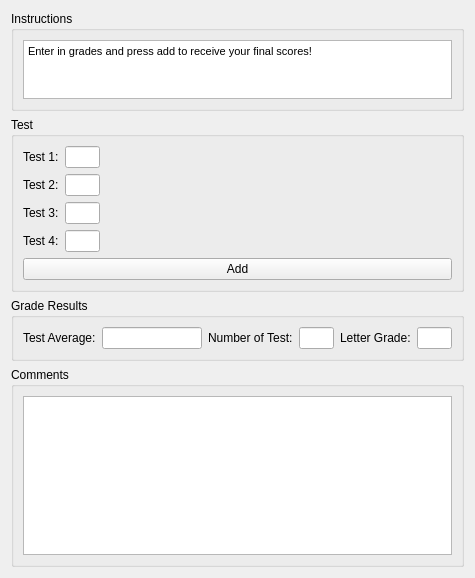
     <widget class="QWidget" name="tab_4">
      <attribute name="title">
       <string>Test</string>
      </attribute>
      <layout class="QVBoxLayout" name="verticalLayout_34">
       <item>
        <widget class="QGroupBox" name="groupBox_5">
         <property name="maximumSize">
          <size>
           <width>16777215</width>
           <height>100</height>
          </size>
         </property>
         <property name="title">
          <string>Instructions</string>
         </property>
         <layout class="QHBoxLayout" name="horizontalLayout_7">
          <item>
           <widget class="QTextEdit" name="textEdit_5">
            <property name="readOnly">
             <bool>true</bool>
            </property>
            <property name="html">
             <string>&lt;!DOCTYPE HTML PUBLIC &quot;-//W3C//DTD HTML 4.0//EN&quot; &quot;http://www.w3.org/TR/REC-html40/strict.dtd&quot;&gt;
&lt;html&gt;&lt;head&gt;&lt;meta name=&quot;qrichtext&quot; content=&quot;1&quot; /&gt;&lt;style type=&quot;text/css&quot;&gt;
p, li { white-space: pre-wrap; }
&lt;/style&gt;&lt;/head&gt;&lt;body style=&quot; font-family:'MS Shell Dlg 2'; font-size:8.25pt; font-weight:400; font-style:normal;&quot;&gt;
&lt;p style=&quot; margin-top:0px; margin-bottom:0px; margin-left:0px; margin-right:0px; -qt-block-indent:0; text-indent:0px;&quot;&gt;&lt;span style=&quot; font-size:8pt;&quot;&gt;Enter in grades and press add to receive your final scores!&lt;/span&gt;&lt;/p&gt;&lt;/body&gt;&lt;/html&gt;</string>
            </property>
           </widget>
          </item>
         </layout>
        </widget>
       </item>
       <item>
        <widget class="QGroupBox" name="groupBox_4">
         <property name="title">
          <string>Test</string>
         </property>
         <layout class="QVBoxLayout" name="verticalLayout_37">
          <item>
           <layout class="QFormLayout" name="formLayout_14">
            <item row="0" column="0">
             <layout class="QVBoxLayout" name="verticalLayout_35">
              <item>
               <widget class="QLabel" name="label_54">
                <property name="text">
                 <string>Test 1:</string>
                </property>
               </widget>
              </item>
              <item>
               <widget class="QLabel" name="label_55">
                <property name="text">
                 <string>Test 2:</string>
                </property>
               </widget>
              </item>
              <item>
               <widget class="QLabel" name="label_56">
                <property name="text">
                 <string>Test 3:</string>
                </property>
               </widget>
              </item>
              <item>
               <widget class="QLabel" name="label_57">
                <property name="text">
                 <string>Test 4:</string>
                </property>
               </widget>
              </item>
             </layout>
            </item>
            <item row="0" column="1">
             <layout class="QVBoxLayout" name="verticalLayout_36">
              <item>
               <widget class="QLineEdit" name="lineEdit_36">
                <property name="maximumSize">
                 <size>
                  <width>35</width>
                  <height>16777215</height>
                 </size>
                </property>
               </widget>
              </item>
              <item>
               <widget class="QLineEdit" name="lineEdit_37">
                <property name="maximumSize">
                 <size>
                  <width>35</width>
                  <height>16777215</height>
                 </size>
                </property>
               </widget>
              </item>
              <item>
               <widget class="QLineEdit" name="lineEdit_38">
                <property name="maximumSize">
                 <size>
                  <width>35</width>
                  <height>16777215</height>
                 </size>
                </property>
               </widget>
              </item>
              <item>
               <widget class="QLineEdit" name="lineEdit_39">
                <property name="maximumSize">
                 <size>
                  <width>35</width>
                  <height>16777215</height>
                 </size>
                </property>
               </widget>
              </item>
             </layout>
            </item>
           </layout>
          </item>
          <item>
           <widget class="QPushButton" name="addTestG">
            <property name="text">
             <string>Add</string>
            </property>
           </widget>
          </item>
         </layout>
        </widget>
       </item>
       <item>
        <widget class="QGroupBox" name="groupBox_3">
         <property name="title">
          <string>Grade Results</string>
         </property>
         <layout class="QHBoxLayout" name="horizontalLayout_8">
          <item>
           <layout class="QFormLayout" name="formLayout_15">
            <item row="0" column="0">
             <widget class="QLabel" name="label_58">
              <property name="text">
               <string>Test Average:</string>
              </property>
             </widget>
            </item>
            <item row="0" column="1">
             <widget class="QLineEdit" name="testAvg">
              <property name="maximumSize">
               <size>
                <width>100</width>
                <height>16777215</height>
               </size>
              </property>
             </widget>
            </item>
           </layout>
          </item>
          <item>
           <layout class="QFormLayout" name="formLayout_16">
            <item row="0" column="0">
             <widget class="QLabel" name="label_59">
              <property name="text">
               <string>Number of Test:</string>
              </property>
             </widget>
            </item>
            <item row="0" column="1">
             <widget class="QLineEdit" name="numTest">
              <property name="maximumSize">
               <size>
                <width>35</width>
                <height>16777215</height>
               </size>
              </property>
             </widget>
            </item>
           </layout>
          </item>
          <item>
           <layout class="QFormLayout" name="formLayout_17">
            <item row="0" column="0">
             <widget class="QLabel" name="label_60">
              <property name="text">
               <string>Letter Grade:</string>
              </property>
             </widget>
            </item>
            <item row="0" column="1">
             <widget class="QLineEdit" name="letterGradeT">
              <property name="maximumSize">
               <size>
                <width>35</width>
                <height>16777215</height>
               </size>
              </property>
             </widget>
            </item>
           </layout>
          </item>
         </layout>
        </widget>
       </item>
       <item>
        <widget class="QGroupBox" name="groupBox">
         <property name="maximumSize">
          <size>
           <width>16777215</width>
           <height>200</height>
          </size>
         </property>
         <property name="title">
          <string>Comments</string>
         </property>
         <layout class="QVBoxLayout" name="verticalLayout_38">
          <item>
           <widget class="QTextEdit" name="textEdit_6">
            <property name="readOnly">
             <bool>true</bool>
            </property>
           </widget>
          </item>
         </layout>
        </widget>
       </item>
      </layout>
     </widget>
